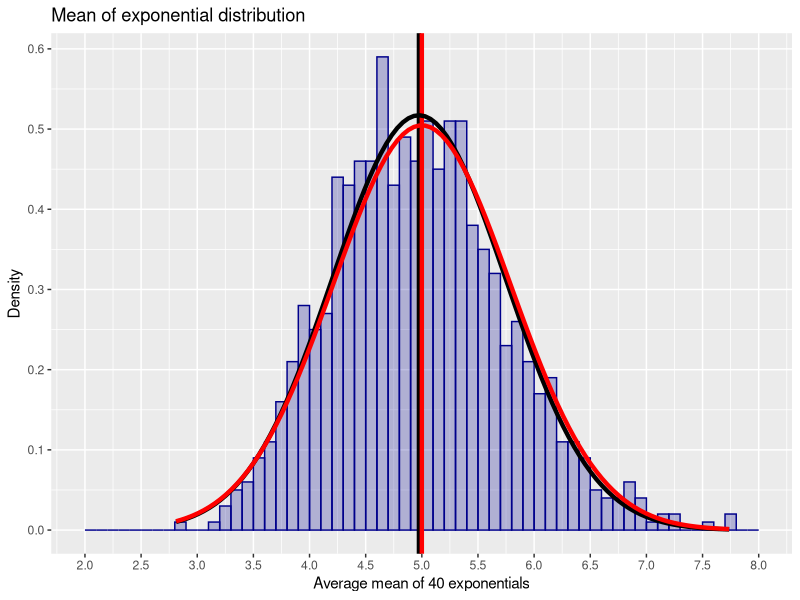
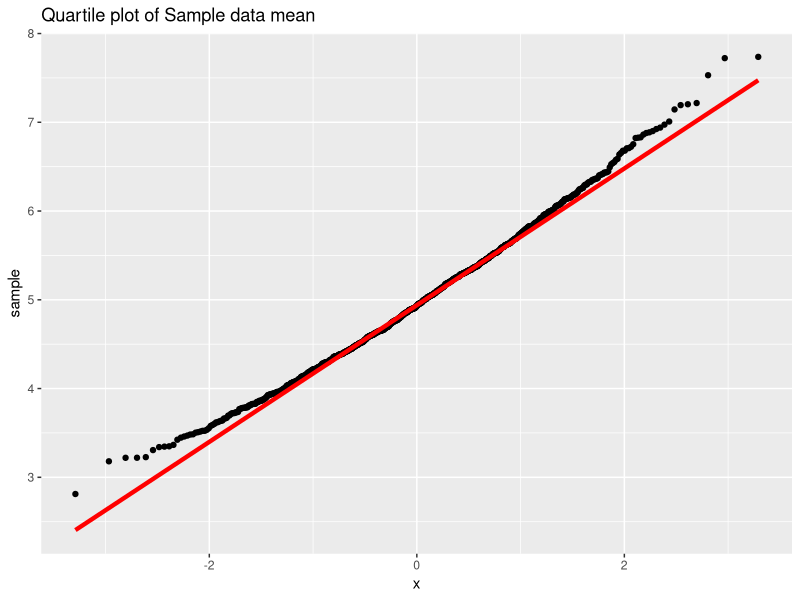

These figures' R source, in order:
## ---- chunk 1
knitr::opts_chunk$set(echo = TRUE)
## ---- chunk 2
# load libraries
library(ggplot2) # for visualization
## ---- chunk 3
# define the variables
n = 40
lambda = 0.2
simulations = 1000
## ---- chunk 4
set.seed(1234)
data <- matrix(rexp(n = n * simulations, rate = lambda), nrow = simulations)
## ---- chunk 5
# calculate mean of each simulation
mean.data <- rowMeans(data)
## ---- chunk 6
# sample mean
sam.mean <- round(mean(mean.data), 5)
sam.mean

# sample variance
sam.var <- round(var(mean.data), 5)
sam.var

# sample standard deviation
sam.sd <- sam.var^0.5
sam.sd
## ---- chunk 7
# theoretical mean
theo.mean <- 1 / lambda
theo.mean

# theoretical variance
theo.var <- (1/lambda)^2/n
theo.var

# theoretical standard deviation
theo.sd <- theo.var ^ 0.5
theo.sd
## ---- chunk 8
mean.data <- data.frame(mean.data)
names(mean.data) <- c("mean")

plot <- ggplot(mean.data, aes(x = mean))
plot <- plot + geom_histogram(aes(y=..density..), breaks=seq(2,8, by = .1),
            col = "dark blue", fill = "dark blue", alpha = .25)
plot <- plot + labs(title = "Mean of exponential distribution",
            x = "Average mean of 40 exponentials", y="Density")

plot <- plot + scale_x_continuous(breaks = seq(2,8, by=0.5))
plot <- plot + scale_y_continuous(breaks = seq(0,0.6, by=0.1))

plot <- plot + geom_vline(aes(xintercept = sam.mean), col = "black",
 size=1.5)
plot <- plot + geom_vline(aes(xintercept = 5), col = "red", size=1.5)

plot <- plot + stat_function(fun = dnorm, args = list(mean = sam.mean, sd = sam.sd), 
            color = "black", size = 1.5)

plot <- plot + stat_function(fun = dnorm, args = list(mean = theo.mean, sd = theo.sd), 
            color = "red", size = 1.5)
plot
## ---- chunk 9
samCI <- round(sam.mean + c(-1,1)*1.96*sam.sd/sqrt(n),3)
theoCI <- round(theo.mean + c(-1,1)*1.96*theo.sd/sqrt(n),3)
## ---- chunk 10
ggplot(mean.data, aes(sample = mean)) + 
    stat_qq() + 
    labs(title = "Quartile plot of Sample data mean",
            y="sample") +

    stat_qq_line(colour="red", size=1.5)
